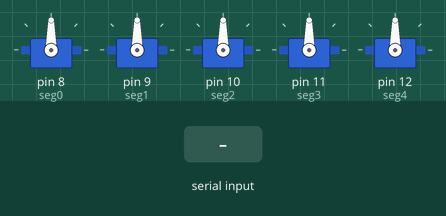
A sketch run on a simulated Arduino Uno, built with avr-gcc and run on an emulated ATmega328P. On the bench: 5 × servo. The test bench sets the inputs (shaded band).

Above: at 1.2 s.
1.3 s: "90,45\n" received over Serial
At 2.0 s:
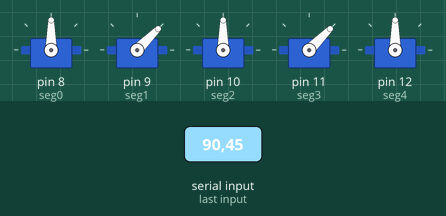
2.8 s: "30,150\n" received over Serial
At 3.1 s:
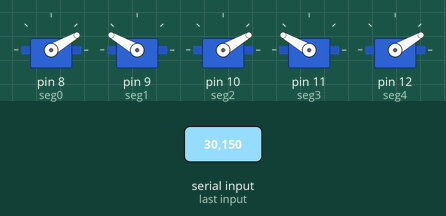
4.3 s: "5\n" received over Serial
At 5.5 s:
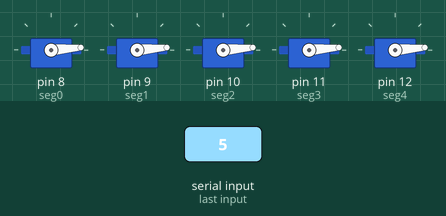
5.8 s: "200\n" received over Serial
At 6.6 s:
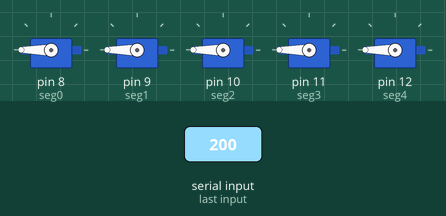
7.3 s: "90\n" received over Serial
At 7.7 s:
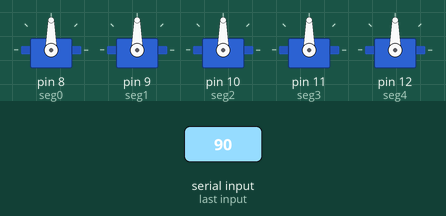
Timing chart, 0 to 9.8 s (numbered marks = the images above; inputs shaded):
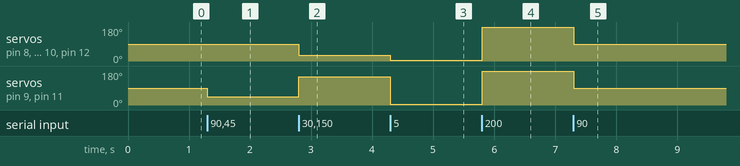

Measured:
- after the input at 1.3 s, servo on pin 9 (seg1), servo on pin 11 (seg3): 90° → 45° at once
- after the input at 2.8 s, servo on pin 8 (seg0), servo on pin 10 (seg2), servo on pin 12 (seg4): 90° → 30° at once; servo on pin 9 (seg1), servo on pin 11 (seg3): 45° → 150° at once
- after the input at 4.3 s, servo on pin 8 (seg0), servo on pin 10 (seg2), servo on pin 12 (seg4): 30° → 5° at once; servo on pin 9 (seg1), servo on pin 11 (seg3): 150° → 5° at once
- after the input at 5.8 s, servo on pin 8 (seg0), servo on pin 9 (seg1), servo on pin 10 (seg2), servo on pin 11 (seg3), servo on pin 12 (seg4): 5° → 180° at once
- after the input at 7.3 s, servo on pin 8 (seg0), servo on pin 9 (seg1), servo on pin 10 (seg2), servo on pin 11 (seg3), servo on pin 12 (seg4): 180° → 90° at once

The sketch:

Fixbot.ino
```cpp
#include <Servo.h>

String command;

Servo seg0;
Servo seg1;
Servo seg2;
Servo seg3;
Servo seg4;

void setup() {
  Serial.begin(115200);
  seg0.attach(8);
  seg1.attach(9);
  seg2.attach(10);
  seg3.attach(11);
  seg4.attach(12);
}

void loop() {
  if(Serial.available() > 0) {
    char inChar = Serial.read();
    command += inChar;
    if(inChar == '\n') {
      // clear command
      performCmd(command);
      command = "";
    }
    Serial.flush();
  }
}

void performCmd(String cmd) {
  int comma1 = cmd.indexOf(',');
  int comma2 = cmd.indexOf(',', comma1+1);
  int comma3 = cmd.indexOf(',', comma2+1);
  int comma4 = cmd.indexOf(',', comma3+1);

  int cmd0 = stringToInt(cmd.substring(0, comma1));
  int cmd1 = stringToInt(cmd.substring(comma1+1, comma2));
  int cmd2 = stringToInt(cmd.substring(comma2+1, comma3));
  int cmd3 = stringToInt(cmd.substring(comma3+1, comma4));
  int cmd4 = stringToInt(cmd.substring(comma4+1, cmd.length()));

  seg0.write(cmd0);
  seg1.write(cmd1);
  seg2.write(cmd2);
  seg3.write(cmd3);
  seg4.write(cmd4);

}

int stringToInt(String str) {
  String tmp = String(str);
  return str.toInt();
}
```
